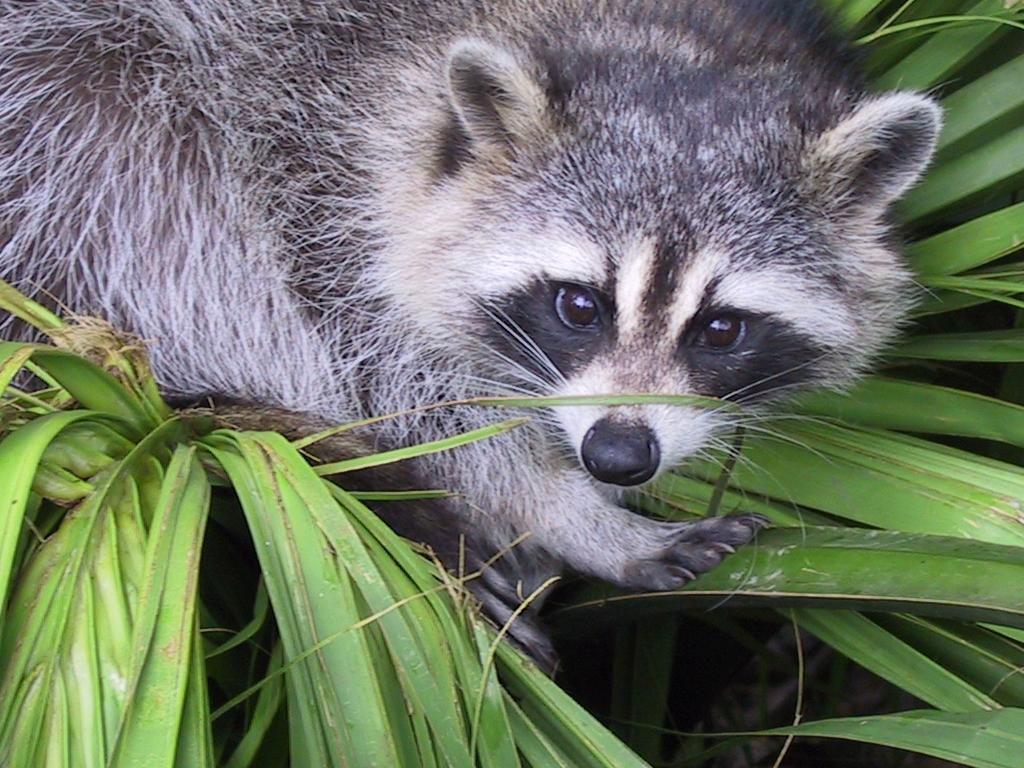
#> input picture Python - 1 - Array/ex04/animal.jpeg, 1024 x 768 px
$ python rotate.py
#> lines starting #> are read from the running program, lines starting #| are printed output that depends on the picture
### Python - 1 - Array/ex04/load_image.py
from PIL import Image
from PIL import UnidentifiedImageError
import sys
import numpy as np


def ft_load(path: str) -> np.array:
    """
    Loads a JPEG image and returns its RGB pixel data as a NumPy array.

    Prints the shape of the image as (height, width, 3). The function expects
    a valid JPEG file and handles errors related to path or format.

    Args:
        path (str): Path to the JPEG image file.

    Returns:
        ndarray: A NumPy array representing the image in RGB format.
    """
#> called with path = 'animal.jpeg'

    try:
        img = Image.open(path)
#> img is the input picture: PIL image 1024x768 RGB; mean R, G, B 110.7, 117.7, 102.1
        img = img.convert("RGB")
    except FileNotFoundError:
        print("Error: The specified file does not exist.")
        sys.exit(1)
    except UnidentifiedImageError:
        print("Error: The file is not a valid JPEG image.")
        sys.exit(1)
    except Exception as e:
        print(f"Unexpected error: {e}")
        sys.exit(1)

    data = np.array(img)
    return data

### Python - 1 - Array/ex04/rotate.py
# import matplotlib
# matplotlib.use("TkAgg")  # enlever avant correction !!!!!!
from load_image import ft_load
import matplotlib.pyplot as plt
import numpy as np


def zoom(data) -> np.array:
    """
    Extracts a 400x400 zoomed section from the red channel of the image.

    Args:
        data (ndarray): RGB image as a NumPy array.

    Returns:
        ndarray: 2D array representing the zoomed red channel.
    """

    plt.imshow(data)
    plt.axis('on')
    plt.show()
    height, width, _ = data.shape
#> height = 768; width = 1024
    center_y = (height - 100) // 2
#> center_y = 334
    center_x = (width + 200) // 2
#> center_x = 612
    half = 200

    zoomed = data[
        center_y - half: center_y + half,
        center_x - half: center_x + half,
        0
    ]
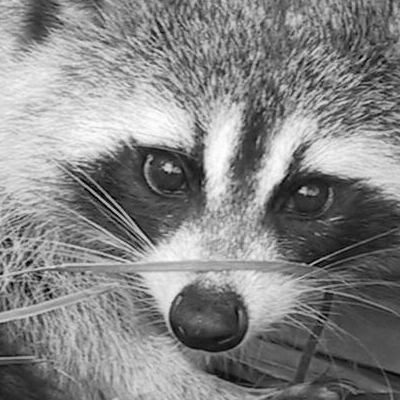
#> zoomed: shape (400, 400); min 0, max 255, mean 133

    # plt.imshow(zoomed, cmap="gray")
    # plt.axis('on')
    # plt.show()
    return zoomed


def transpose(data: np.array) -> np.array:
    """
    Manually transposes a 2D array (no use of np.transpose or .T).
    Prints the shape and contents of the transposed array.

    Args:
        data (ndarray): 2D NumPy array to transpose.

    Returns:
        ndarray: Transposed 2D NumPy array.
    """

    data_list = data.tolist()
#> data_list = 400 items
    transp = []
    for x in range(len(data_list[0])):  # columns
        new_row = []
        for y in range(len(data_list)):  # lines
            new_row.append(data_list[y][x])
        transp.append(new_row)
#> after the loop, transp = 400 items

    transp_array = np.array(transp)
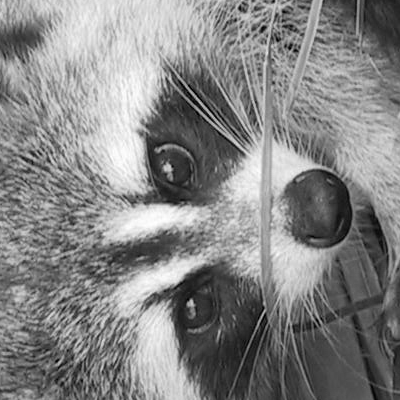
#> transp_array: shape (400, 400) int64; min 0, max 255, mean 133

    # Match expected output: (400, 400, 1)
    transp_array = np.expand_dims(transp_array, axis=2)  # 2 = add after dims

    print(f"The shape of image is: {transp_array.shape}")
#| The shape of image is: (400, 400, 1)
    print(transp_array)
#> (printed output is left out)
    return transp_array


def rotate(data: np.array) -> np.array:
    """
    Rotates a 2D array 90 degrees clockwise by reversing each row.
    Prints the new shape and contents, and displays the image.

    Args:
        data (ndarray): Transposed 2D NumPy array.

    Returns:
        ndarray: Rotated 2D NumPy array.
    """

    # transform 3d in 2d by removing last channel
    rot = data[:, :, 0].tolist()
#> rot = 400 items

    rot_array = rot[::1]  # copy all but in reverse
#> rot_array = 400 items
    rot_array = np.array(rot)

    print(f"New shape after Transpose: {rot_array.shape}")
#| New shape after Transpose: (400, 400)
    print(rot_array)
#> (printed output is left out)

    plt.imshow(rot_array, cmap="gray")
    plt.axis('on')
    plt.show()
    return rot_array


def main():
    """
    Loads the image, zooms, transposes and rotates it,
    then prints and displays the final result.
    """

    data = ft_load("animal.jpeg")
    zoomed = zoom(data)
    transp = transpose(zoomed)
    rotate(transp)


if __name__ == "__main__":
    main()

# For WSL at home only:
# import matplotlib
# matplotlib.use("TkAgg")
